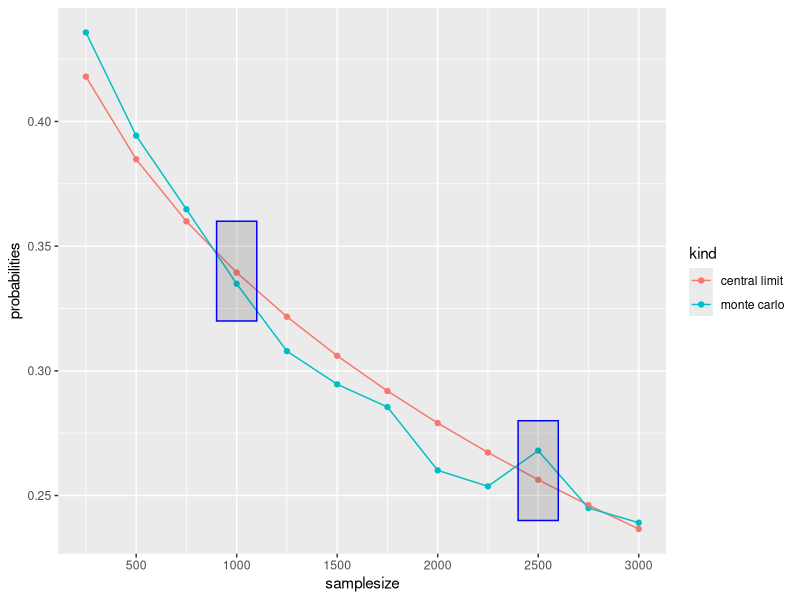
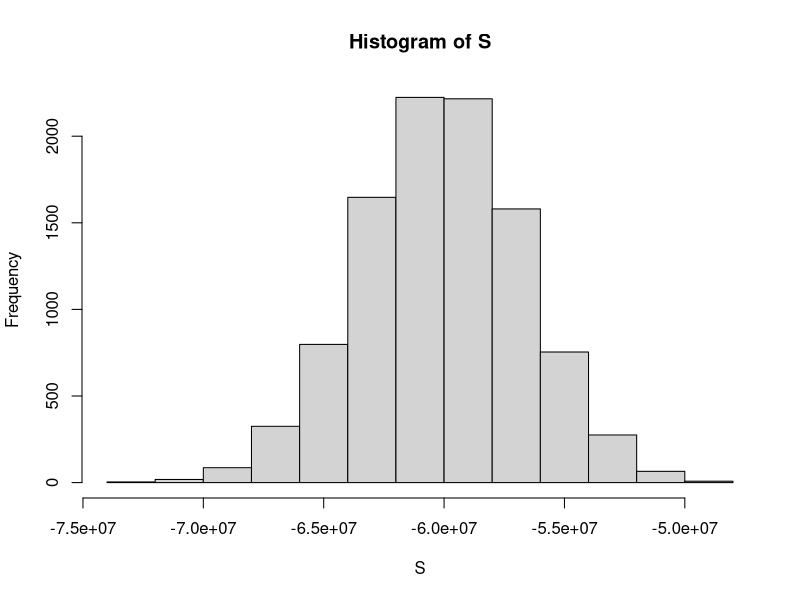
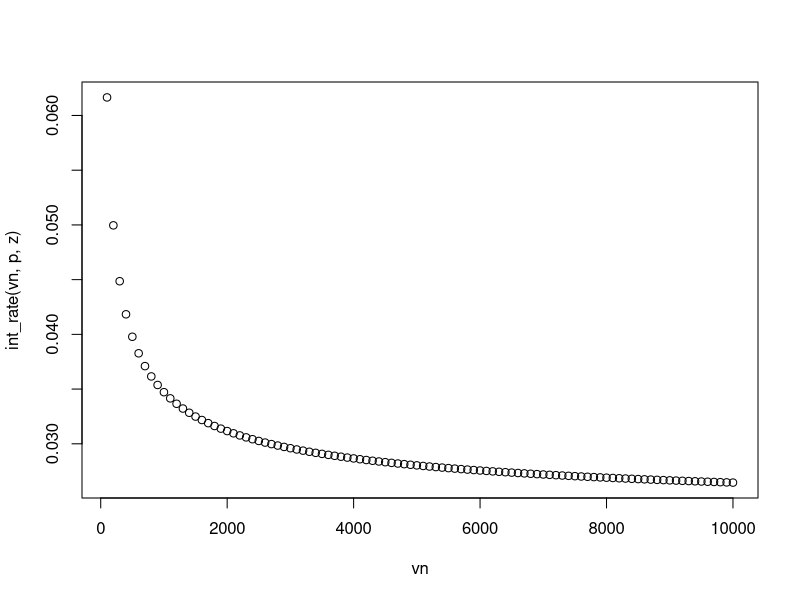
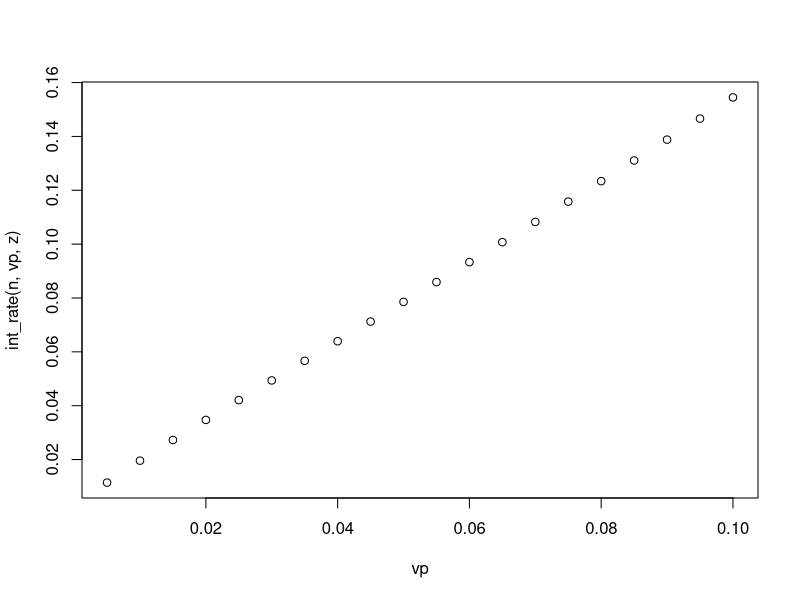
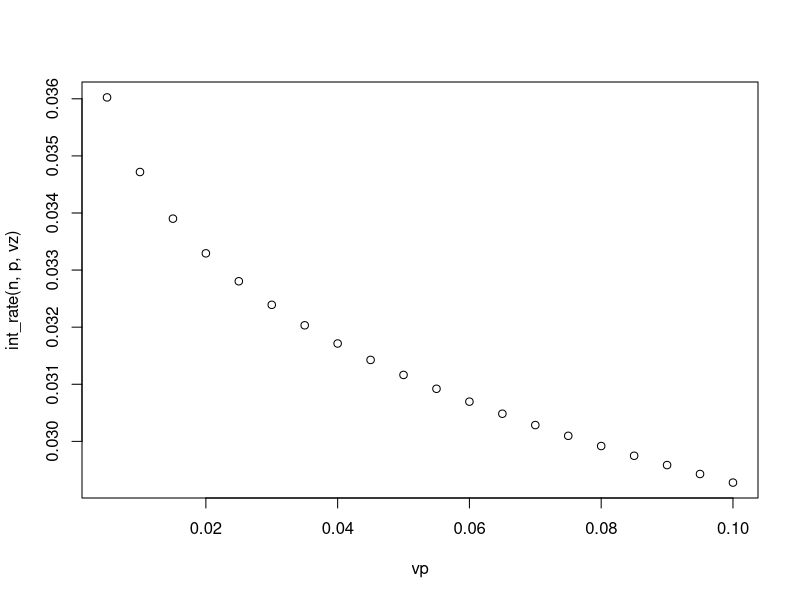

Write R code to recreate these figures, in order.
## ---- chunk 1
-17*1/19 + 1 * 18/19
## ---- chunk 2
18 * sqrt(18)/19
## ---- chunk 3
set.seed(1)
n<-10^3
X <- sample(c(-17,1), size = n, replace = TRUE, prob=c(1/19, 18/19))
S<-sum(X)
S
## ---- chunk 4
n<-10^3
n * (-17*1/19 + 1 * 18/19)
## ---- chunk 5
n<-10^3
sqrt(n) * 18 * sqrt(18)/19 
## ---- chunk 6
n<-1000
mu <- n * (1)/19
se <-  sqrt(n) * 18 * sqrt(18)/19 
#> [1] 0.339
pnorm(0, mu, se)
## ---- chunk 7
set.seed(1)
n<-10^3
B <- 10^4
roulette_winnings <- function(n){
  X <- sample(c(-17,1), n, replace = TRUE, prob=c(1/19, 18/19))
  sum(X)
}
XS <- replicate(B, roulette_winnings(n))
S<-sum(XS)/length(XS)
SE<-sqrt(sum((XS - S)^2) / length(XS))
S
SE
## ---- chunk 8
set.seed(1)
n <- 1000
B <- 10000
roulette_winnings <- function(n){
  X <- sample(c(-17,1), n, replace = TRUE, prob=c(1/19, 18/19))
  sum(X)
}
S <- replicate(B, roulette_winnings(n))

mean(S)
#> [1] 53.5
sd(S)
#> [1] 126.2
mean(S < 0)
#> [1] 0.337

n * (2)/38 
#> [1] 52.6
sqrt(n) * 18 * sqrt(18)/19 
#> [1] 127.1

# CLT
mu <- n * (2)/38
se <-  sqrt(n) * 18 * sqrt(18)/19 
pnorm(0, mu, se)
#> [1] 0.339
## ---- chunk 9
set.seed(1)
n <- 1000
B <- 10000
roulette_winnings <- function(n){
  X <- sample(c(-17,1), n, replace = TRUE, prob=c(1/19, 18/19))
  sum(X)
}
S <- replicate(B, roulette_winnings(n))

mean(S < 0)
#> [1] 0.337
## ---- chunk 10
set.seed(1)
n<-2500
X <- sample(c(-17,1), n, replace = TRUE, prob=c(1/19, 18/19))
Y<-mean(X)
Y
## ---- chunk 11
set.seed(1)
n<-2500
n * (2)/38 
#> [1] 52.6
## ---- chunk 12
set.seed(1)
n<-2500
sqrt(n) * 18 * sqrt(18)/19 
#> [1] 127.1
## ---- chunk 13
n<-2500
mu <- n * 1/19
se <-  sqrt(n) * 18 * sqrt(18)/19 
pnorm(0, mu, se)
## ---- chunk 14
set.seed(1)
n <- 2500
B <- 10000
roulette_winnings <- function(n){
  Y <- sample(c(-17,1), n, replace = TRUE, prob=c(1/19, 18/19))
  sum(Y)
}
Y <- replicate(B, roulette_winnings(n))
S<-sum(Y)/length(Y)
SE<-sqrt(sum((Y - S)^2) / length(Y))
S
SE
## ---- chunk 15
set.seed(1)
n <- 2500
B <- 10000
roulette_winnings <- function(n){
  Y <- sample(c(-17,1), n, replace = TRUE, prob=c(1/19, 18/19))
  sum(Y)
}
S <- replicate(B, roulette_winnings(n))

mean(S < 0)
#> [1] 0.0458
## ---- chunk 16
set.seed(1)
library(tidyverse)
nn <- seq(250,3000,250)
B <- 10000
roulette_winnings <- function(n){
  Y <- sample(c(-17,1), n, replace = TRUE, prob=c(1/19, 18/19))
  sum(Y)
}
monte_carlo <- function(n) {
  YR <- replicate(B, roulette_winnings(n))
  mean(YR<0)
}
mc<-sapply(nn, monte_carlo)

central_limit<-function(n) {
  mu <- n * (2)/38
  se <-  sqrt(n) * 18 * sqrt(18)/19 
  pnorm(0, mu, se)
}
clt<-sapply(nn, central_limit)

df_mc<-data.frame(samplesize=nn,probabilities=mc,kind="monte carlo")
df_clt<-data.frame(samplesize=nn,probabilities=clt,kind="central limit")
df<-bind_rows(df_mc, df_clt)

ggplot(df,aes(samplesize,probabilities)) +
  geom_point(aes(color=kind)) +
  geom_line(aes(color=kind)) +
  scale_x_continuous(breaks = scales::pretty_breaks(n = 10)) +
  annotate("rect", xmin = 900, xmax = 1100, ymin = 0.32, ymax = 0.36, alpha = .2, color="blue") +
  annotate("rect", xmin = 2400, xmax = 2600, ymin = 0.24, ymax = 0.28, alpha = .2, color="blue")
## ---- chunk 17
n <- 10000
loss_per_foreclosure <- -200000
p <- 0.03
set.seed(1)
S <- sample( c(0,1), n, prob=c(1-p, p), replace = TRUE)
sum(S * loss_per_foreclosure)
## ---- chunk 18
n <- 10000
loss_per_foreclosure <- -200000
p <- 0.03
set.seed(1)

B <- 10000
S <- replicate(B, {
    defaults <- sample( c(0,1), n, prob=c(1-p, p), replace = TRUE)
    sum(defaults * loss_per_foreclosure)
})
mean(S)

hist(S)
## ---- chunk 19
n <- 10000
loss_per_foreclosure <- -200000
p <- 0.03

#CLT: losses only, therefore x=0
n*(p*loss_per_foreclosure+(1-p)*0)
# -60.000.000
# including an interest rate of 2,3% interest rate
n*(p*loss_per_foreclosure+(1-p)*4082)
# -20.404.600
## ---- chunk 20
n <- 10000
loss_per_foreclosure <- -200000
p <- 0.03

sqrt(n)*abs(loss_per_foreclosure)*sqrt(p*(1-p))
#9.165.151

## ---- chunk 21
loss_per_foreclosure <- -200000
p <- 0.03
loan<-180000
r <- (- loss_per_foreclosure*p/(1-p)) / loan
r
x <- r*loan
loss_per_foreclosure*p + x * (1-p)# expected profit per loan
## ---- chunk 22
loan<-180000
p <- 0.03
n<-10000
loss_per_foreclosure <- -200000
l <- loss_per_foreclosure
z <- qnorm(0.05)
x <- -l*( n*p - z*sqrt(n*p*(1-p)))/ ( n*(1-p) + z*sqrt(n*p*(1-p)))
x/loan # interest rate
loss_per_foreclosure*p + x*(1-p) # expected profit per loan
n*(loss_per_foreclosure*p + x*(1-p))  # total expected profit 
## ---- chunk 23
loan<-180000
p <- 0.02
vp<- seq(0.005,0.1,0.005)
n<-1000
vn<-seq(100,10000,100)

loss_per_foreclosure <- -200000
l <- loss_per_foreclosure
z <- qnorm(0.01)
vz<-qnorm(vp)

int_rate<- function(n,p,z) {
  x<- -l*( n*p - z*sqrt(n*p*(1-p)))/ ( n*(1-p) + z*sqrt(n*p*(1-p)))
  x/loan # interest rate
}
# interest rate increases when number of loans decreases 
plot(vn, int_rate(vn,p,z))
# interest rate increases when default probability increases
plot(vp, int_rate(n,vp,z))
#interest rate increases when probability of loosing money decreases
plot(vp, int_rate(n,p,vz))
